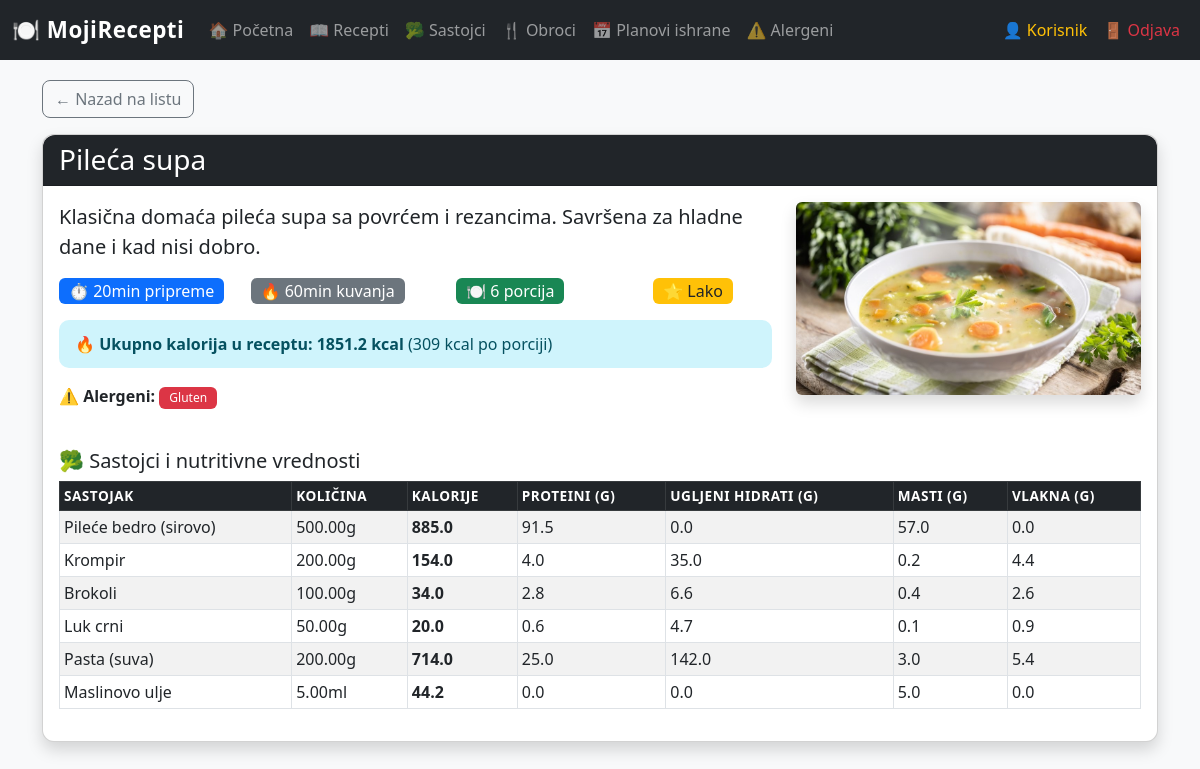
Screenshot of /recepti.php?id=1 (signed in) with the database file from the repository.
### tables this page shows
CREATE TABLE IF NOT EXISTS Alergeni (
    AlergenID INT AUTO_INCREMENT PRIMARY KEY,
    Naziv VARCHAR(100) NOT NULL,
    Opis TEXT
);

CREATE TABLE IF NOT EXISTS Recepti_Sastojci (
    ID INT AUTO_INCREMENT PRIMARY KEY,
    ReceptID INT NOT NULL,
    SastojakID INT NOT NULL,
    Kolicina DECIMAL(8,2) NOT NULL,          
    FOREIGN KEY (ReceptID) REFERENCES Recepti(ReceptID) ON DELETE CASCADE,
    FOREIGN KEY (SastojakID) REFERENCES Sastojci(SastojakID) ON DELETE CASCADE
);

CREATE TABLE IF NOT EXISTS Sastojci (
    SastojakID INT AUTO_INCREMENT PRIMARY KEY,
    Naziv VARCHAR(150) NOT NULL,
    Kalorije DECIMAL(8,2) DEFAULT 0,         
    Proteini DECIMAL(8,2) DEFAULT 0,         
    Ugljeni_hidrati DECIMAL(8,2) DEFAULT 0,  
    Masti DECIMAL(8,2) DEFAULT 0,            
    Vlakna DECIMAL(8,2) DEFAULT 0,           
    Jedinica VARCHAR(20) DEFAULT 'g',        
    Slika VARCHAR(255) DEFAULT 'default.jpg'
);

### php/klase/Baza.php (called while the page is built, shortened)
<?php
class Baza {
    private static ?Baza $instanca = null;
    private mysqli $konekcija;
    private function __construct() {
        $host     = 'localhost';
        $korisnik = 'root';
        $sifra    = '';
        $baza     = 'recepti_app';
        $this->konekcija = new mysqli($host, $korisnik, $sifra, $baza);
        $this->konekcija->set_charset('utf8mb4');
    }
    public static function getInstanca(): Baza {
        if (self::$instanca === null) {
            self::$instanca = new Baza();
        }
        return self::$instanca;
    }
    public function query(string $sql): mysqli_result|bool {
        return $this->konekcija->query($sql);
    }
    public function imaKolonu(string $tabela, string $kolona): bool {
        $stmt = $this->konekcija->prepare(
            "SELECT 1 FROM information_schema.columns WHERE table_schema = DATABASE() AND table_name = ? AND column_name = ? LIMIT 1"
        );
        if (!$stmt) {
            return false;
        }
        $stmt->bind_param('ss', $tabela, $kolona);
        $stmt->execute();
        $stmt->store_result();
        $exists = $stmt->num_rows > 0;
        $stmt->close();
        return $exists;
    }}

### php/klase/EntitetBaze.php (called while the page is built, shortened)
<?php
require_once __DIR__ . '/Baza.php';
abstract class EntitetBaze implements ICrud {
    protected Baza $baza;
    protected string $tabela;
    protected string $primarniKljuc;
    public function __construct() {
        $this->baza = Baza::getInstanca();
    }
    public function citaj($id = null): array {
        if ($id !== null) {
            $id = (int)$id;
            $rez = $this->baza->query("SELECT * FROM {$this->tabela} WHERE {$this->primarniKljuc} = $id");
        } else {
            $rez = $this->baza->query("SELECT * FROM {$this->tabela}");
        }
        $podaci = [];
        while ($red = $rez->fetch_assoc()) {
            $podaci[] = $red;
        }
        return $podaci;
    }
}

### php/klase/Recept.php (called while the page is built, shortened)
<?php
require_once __DIR__ . '/EntitetBaze.php';
class Recept extends EntitetBaze {
    public function __construct() {
        $this->tabela        = 'Recepti';
        $this->primarniKljuc = 'ReceptID';
    }
    public function izracunajKalorije(int $receptId): float {
        $id  = (int)$receptId;
        $rez = $this->baza->query(
            "SELECT SUM((s.Kalorije / 100) * rs.Kolicina) as ukupno
             FROM Recepti_Sastojci rs
             JOIN Sastojci s ON rs.SastojakID = s.SastojakID
             WHERE rs.ReceptID = $id"
        );
        $red = $rez->fetch_assoc();
        return round((float)($red['ukupno'] ?? 0), 1);
    }
    public function getSastojke(int $receptId): array {
        $id  = (int)$receptId;
        $rez = $this->baza->query(
            "SELECT s.*, rs.Kolicina,
                    ROUND((s.Kalorije / 100) * rs.Kolicina, 1) as KalorijeUkupno,
                    ROUND((s.Proteini / 100) * rs.Kolicina, 1) as ProteiniUkupno,
                    ROUND((s.Masti / 100) * rs.Kolicina, 1) as MastiUkupno,
                    ROUND((s.Ugljeni_hidrati / 100) * rs.Kolicina, 1) as UHUkupno,
                    ROUND((s.Vlakna / 100) * rs.Kolicina, 1) as VlaknaUkupno
             FROM Recepti_Sastojci rs
             JOIN Sastojci s ON rs.SastojakID = s.SastojakID
             WHERE rs.ReceptID = $id"
        );
        $podaci = [];
        while ($red = $rez->fetch_assoc()) $podaci[] = $red;
        return $podaci;
    }
    public function getAlergene(int $receptId): array {
        $id  = (int)$receptId;
        $rez = $this->baza->query(
            "SELECT a.* FROM Recepti_Alergeni ra
             JOIN Alergeni a ON ra.AlergenID = a.AlergenID
             WHERE ra.ReceptID = $id"
        );
        $podaci = [];
        while ($red = $rez->fetch_assoc()) $podaci[] = $red;
        return $podaci;
    }
}

### php/klase/Entiteti.php (called while the page is built, shortened)
<?php
require_once __DIR__ . '/EntitetBaze.php';
class Alergen extends EntitetBaze {
    public function __construct() {
        $this->tabela        = 'Alergeni';
    }
}

### recepti.php (the view, shortened to what this page needs)
<?php
require_once 'php/klase/Recept.php';
require_once 'php/klase/Entiteti.php';
$recept = new Recept();
$alergenModel = new Alergen();
$sviAlergeni = $alergenModel->citaj();
$detalj = null;
function getRecipeImageSrc(string $filename): string {
    $filename = trim($filename);
    $imgDir = __DIR__ . '/img/hrana/';
    $candidate = $imgDir . $filename;
    if (file_exists($candidate)) {
        return 'img/hrana/' . $filename;
    }
    return 'img/default.jpg';
}
if (isset($_GET['id'])) {
    $lista  = $recept->citaj((int)$_GET['id']);
    $detalj = $lista[0] ?? null;
    if ($detalj) {
        $detalj['sastojci'] = $recept->getSastojke((int)$_GET['id']);
        $detalj['alergeni'] = $recept->getAlergene((int)$_GET['id']);
        $detalj['kalorije'] = $recept->izracunajKalorije((int)$_GET['id']);
        $detalj['SlikaSrc'] = getRecipeImageSrc($detalj['Slika'] ?? '');
    }
}
?>
<!DOCTYPE html>
<html lang="sr">
<head>
    <link href="https://cdn.jsdelivr.net/npm/bootstrap@5.3.0/dist/css/bootstrap.min.css" rel="stylesheet">
    <link rel="stylesheet" href="css/style.css">
</head>
<body class="bg-light">
<?php include 'php/navbar.php'; ?>
<div class="container" style="margin-top:80px;">
    <?php if ($detalj): ?>
    <div class="mb-3">
        <a href="recepti.php" class="btn btn-outline-secondary">← Nazad na listu</a>
    </div>
    <div class="card shadow">
        <div class="card-header bg-dark text-white">
            <h3 class="mb-0"><?= htmlspecialchars($detalj['Naziv']) ?></h3>
        </div>
        <div class="card-body">
            <div class="row">
                <div class="col-md-8">
                    <p class="lead"><?= nl2br(htmlspecialchars($detalj['Opis'])) ?></p>
                    <div class="row text-center mb-3">
                        <div class="col"><span class="badge bg-primary fs-6">⏱️ <?= $detalj['VremePripreme'] ?>min pripreme</span></div>
                        <div class="col"><span class="badge bg-secondary fs-6">🔥 <?= $detalj['VremePecenja'] ?>min kuvanja</span></div>
                        <div class="col"><span class="badge bg-success fs-6">🍽️ <?= $detalj['BrojPorcija'] ?> porcija</span></div>
                        <div class="col"><span class="badge bg-warning text-dark fs-6">🌟 <?= ucfirst($detalj['Tezina']) ?></span></div>
                    </div>
                    <div class="alert alert-info">
                        <strong>🔥 Ukupno kalorija u receptu: <?= $detalj['kalorije'] ?> kcal</strong>
                        (<?= $detalj['BrojPorcija'] > 0 ? round($detalj['kalorije'] / $detalj['BrojPorcija']) : 0 ?> kcal po porciji)
                    </div>
                    <?php if (!empty($detalj['alergeni'])): ?>
                    <div class="mb-3">
                        <strong>⚠️ Alergeni:</strong>
                        <?php foreach ($detalj['alergeni'] as $a): ?>
                            <span class="badge bg-danger me-1"><?= htmlspecialchars($a['Naziv']) ?></span>
                        <?php endforeach; ?>
                    </div>
                    <?php endif; ?>
                </div>
                <div class="col-md-4 text-center">
                    <img src="<?= htmlspecialchars($detalj['SlikaSrc'] ?? 'img/default.jpg') ?>"
                         class="img-fluid rounded shadow" alt="<?= htmlspecialchars($detalj['Naziv']) ?>"
                         style="max-height:250px; object-fit:cover;">
                </div>
            <?php if (!empty($detalj['sastojci'])): ?>
            <h5 class="mt-4">🥦 Sastojci i nutritivne vrednosti</h5>
            <div class="table-responsive">
                <table class="table table-bordered table-striped table-sm">
                    <thead class="table-dark">
                        <tr>
                            <th>Sastojak</th>
                            <th>Količina</th>
                            <th>Kalorije</th>
                            <th>Proteini (g)</th>
                            <th>Ugljeni hidrati (g)</th>
                            <th>Masti (g)</th>
                            <th>Vlakna (g)</th>
                        </tr>
                    </thead>
                    <tbody>
                        <?php foreach ($detalj['sastojci'] as $s): ?>
                        <tr>
                            <td><?= htmlspecialchars($s['Naziv']) ?></td>
                            <td><?= $s['Kolicina'] ?><?= $s['Jedinica'] ?></td>
                            <td><strong><?= $s['KalorijeUkupno'] ?></strong></td>
                            <td><?= $s['ProteiniUkupno'] ?></td>
                            <td><?= $s['UHUkupno'] ?></td>
                            <td><?= $s['MastiUkupno'] ?></td>
                            <td><?= $s['VlaknaUkupno'] ?></td>
                        </tr>
                        <?php endforeach; ?>
                    </tbody>
                </table>
            </div>
            <?php endif; ?>
        </div>
    </div>
        <?php endif; ?>
</div>
</body>
</html>

### php/navbar.php (shortened to what this page needs)
<?php
$imePrezime = ($_SESSION['korisnik_ime'] ?? 'Korisnik');
?>
<nav class="navbar navbar-expand-lg navbar-dark bg-dark fixed-top">
    <div class="container-fluid">
        <a class="navbar-brand fw-bold" href="panel.php">
            🍽️ MojiRecepti
        </a>
        <div class="collapse navbar-collapse" id="navbarMain">
            <ul class="navbar-nav me-auto">
                <li class="nav-item"><a class="nav-link" href="panel.php">🏠 Početna</a></li>
                <li class="nav-item"><a class="nav-link" href="recepti.php">📖 Recepti</a></li>
                <li class="nav-item"><a class="nav-link" href="sastojci.php">🥦 Sastojci</a></li>
                <li class="nav-item"><a class="nav-link" href="obroci.php">🍴 Obroci</a></li>
                <li class="nav-item"><a class="nav-link" href="planovi.php">📅 Planovi ishrane</a></li>
                <li class="nav-item"><a class="nav-link" href="alergeni.php">⚠️ Alergeni</a></li>
            </ul>
            <ul class="navbar-nav ms-auto">
                <li class="nav-item">
                    <span class="nav-link text-warning">👤 <?= htmlspecialchars($imePrezime) ?></span>
                </li>
                <li class="nav-item">
                    <a class="nav-link text-danger" href="php/logout.php">🚪 Odjava</a>
                </li>
            </ul>
        </div>
    </div>
</nav>

### css/style.css (style rules this page uses)
body { font-family: "Segoe UI", Tahoma, Geneva, Verdana, sans-serif; }
.navbar-brand { font-size: 1.4rem; letter-spacing: 0.5px; }
.card { border-radius: 12px; transition: transform 0.2s ease, box-shadow 0.2s ease; }
.card-header { border-radius: 12px 12px 0 0 !important; }
.table th { font-weight: 600; font-size: 0.85rem; text-transform: uppercase; letter-spacing: 0.5px; }
.table td { vertical-align: middle; }
.btn { border-radius: 8px; font-weight: 500; }
.badge { border-radius: 6px; padding: 5px 10px; font-weight: 500; }
.alert { border-radius: 10px; border: none; padding: 12px 16px; }

### rows the page displays
alergeni: Naziv "Gluten"
recepti_sastojci: SastojakID.Naziv "Pileće bedro (sirovo)", Kolicina "500.00", SastojakID.Jedinica "g", KalorijeUkupno "885.0", ProteiniUkupno "91.5", UHUkupno "0.0", MastiUkupno "57.0", VlaknaUkupno "0.0"
recepti_sastojci: SastojakID.Naziv "Krompir", Kolicina "200.00", SastojakID.Jedinica "g", KalorijeUkupno "154.0", ProteiniUkupno "4.0", UHUkupno "35.0", MastiUkupno "0.2", VlaknaUkupno "4.4"
recepti_sastojci: SastojakID.Naziv "Brokoli", Kolicina "100.00", SastojakID.Jedinica "g", KalorijeUkupno "34.0", ProteiniUkupno "2.8", UHUkupno "6.6", MastiUkupno "0.4", VlaknaUkupno "2.6"
recepti_sastojci: SastojakID.Naziv "Luk crni", Kolicina "50.00", SastojakID.Jedinica "g", KalorijeUkupno "20.0", ProteiniUkupno "0.6", UHUkupno "4.7", MastiUkupno "0.1", VlaknaUkupno "0.9"
recepti_sastojci: SastojakID.Naziv "Pasta (suva)", Kolicina "200.00", SastojakID.Jedinica "g", KalorijeUkupno "714.0", ProteiniUkupno "25.0", UHUkupno "142.0", MastiUkupno "3.0", VlaknaUkupno "5.4"
recepti_sastojci: SastojakID.Naziv "Maslinovo ulje", Kolicina "5.00", SastojakID.Jedinica "ml", KalorijeUkupno "44.2", ProteiniUkupno "0.0", UHUkupno "0.0", MastiUkupno "5.0", VlaknaUkupno "0.0"

### other values shown
$imePrezime "Korisnik"
$detalj['Naziv'] "Pileća supa"
$detalj['Opis'] "Klasična domaća pileća supa sa povrćem i rezancima. Savršena za hladne dane i kad nisi dobro."
$detalj['VremePripreme'] "20"
$detalj['VremePecenja'] "60"
$detalj['BrojPorcija'] "6"
$detalj['Tezina'] "Lako"
$detalj['kalorije'] "1851.2"
$detalj['kalorije'] / $detalj['BrojPorcija'] "309"
